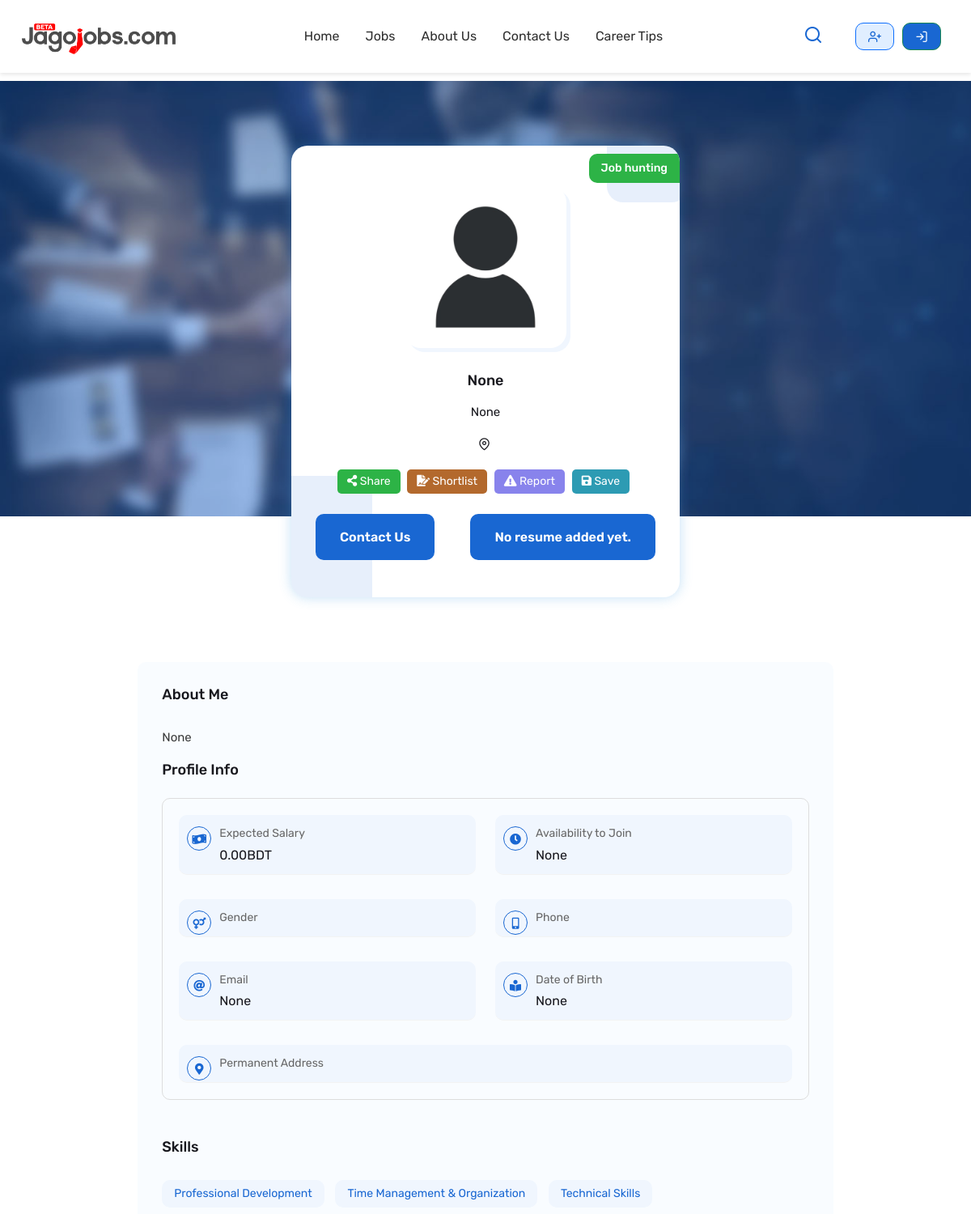
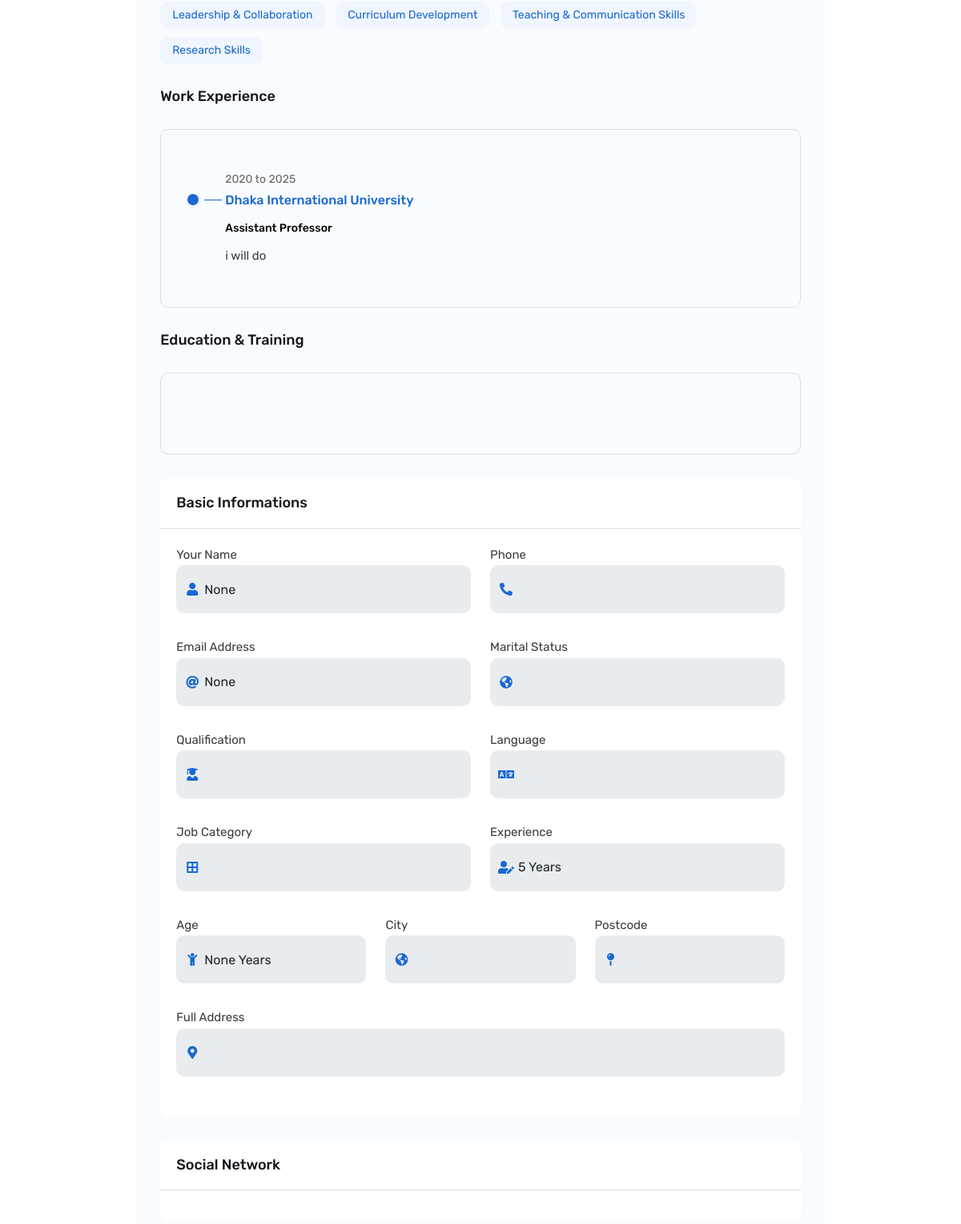
The app's page /employee/candidate/profile/20/ (upper part), older data (2 pictures, top to bottom).
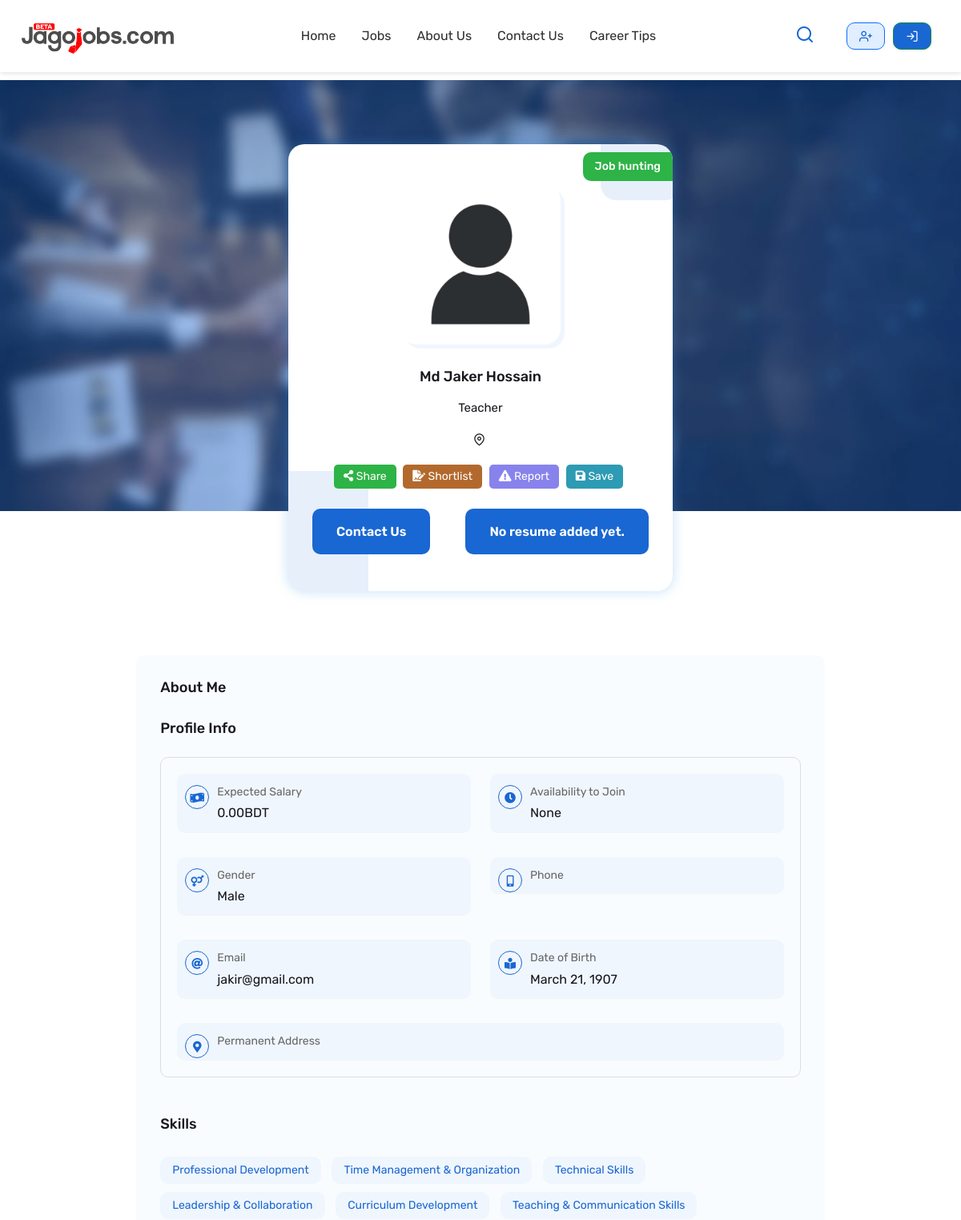
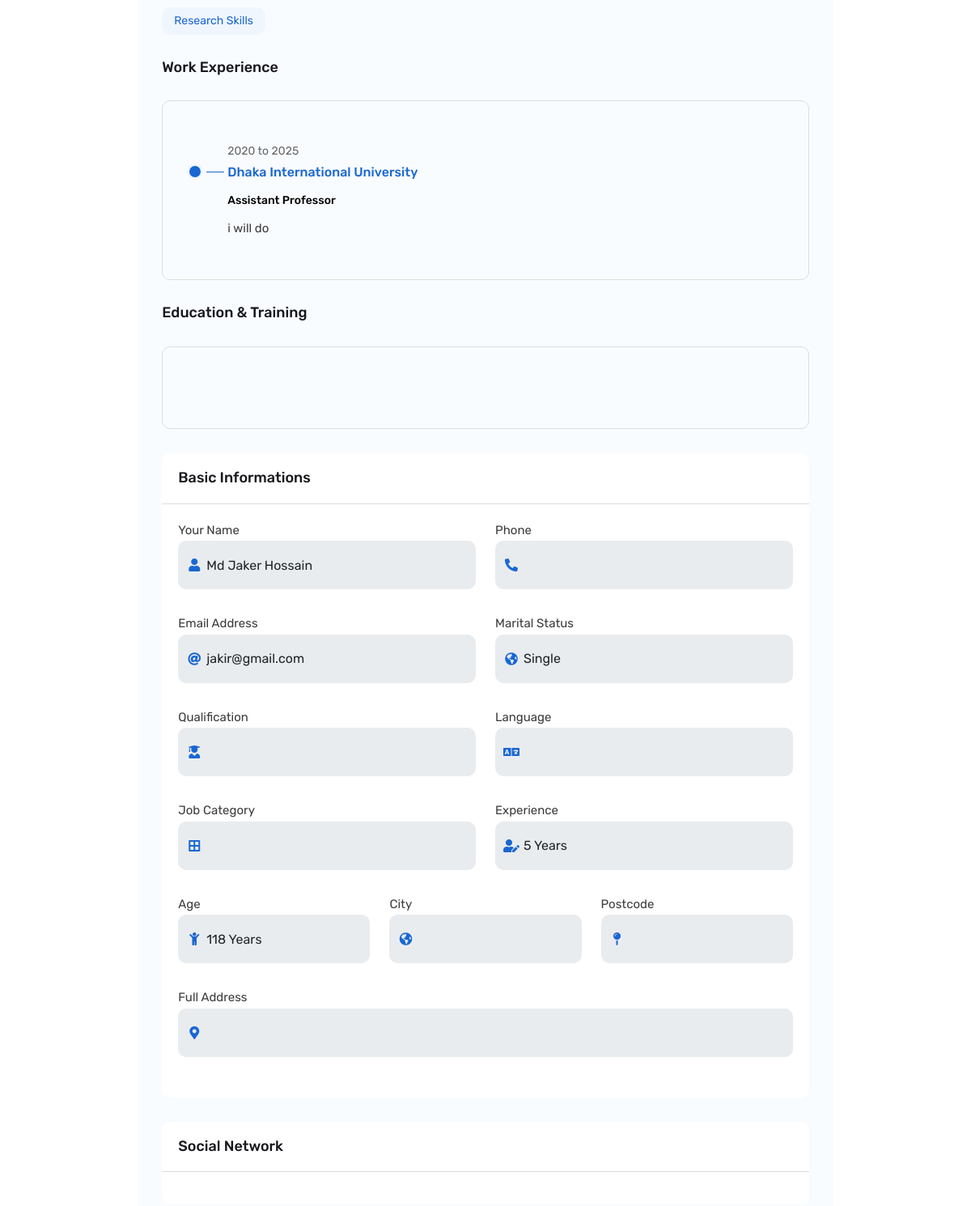
The same page, newer data (2 pictures, top to bottom).
### seeker/models.py (models this page shows, shortened)
class Resume(models.Model):
    user = models.OneToOneField(
    'accounts.CustomUser', on_delete=models.CASCADE, related_name='resume_profile', blank=True, null=True
    )
    date_of_birth = models.DateField(blank=True, null=True)
    GENDER_CHOICES = [
        ('Male', 'Male'),
        ('Female', 'Female'),
    ]
    gender = models.CharField(max_length=6, choices=GENDER_CHOICES, blank=True)
    MARITAL_STATUS_CHOICES = [
        ('Single', 'Single'),
        ('Married', 'Married'),
    ]
    marital_status = models.CharField(max_length=10, choices=MARITAL_STATUS_CHOICES, blank=True)
    passport_number = models.CharField(max_length=20, blank=True, null=True)
    languages = models.CharField(max_length=255, blank=True)
    permanent_address = models.TextField( blank=True)
    area_pin_code = models.CharField(max_length=10, blank=True)
    hometown = models.CharField(max_length=255, blank=True)
    email = models.EmailField( blank=True, null=True)
    phone_number = models.CharField(max_length=15, blank=True)
    desired_industry = models.ForeignKey(JobCategory, on_delete=models.CASCADE, related_name='job_posts', blank=True, null=True)
    desired_location = models.CharField(max_length=255, blank=True, null=True)
    functional_area = models.CharField(max_length=255, blank=True, null=True)
    JOB_TYPE_CHOICES = [
        ('Full Time', 'Full Time'), ('Part Time', 'Part Time'), ('Contractual', 'Contractual'), ('Internship', 'Internship')
    ]
    job_type = models.CharField(max_length=100, blank=True, choices=JOB_TYPE_CHOICES)
    expected_salary = models.DecimalField(max_digits=10, blank=True, decimal_places=2, default=0.0)
    availability_to_join = models.DateField( blank=True, null=True)
    profile_summary = models.TextField(blank=True, null=True)
    linkedin_profile = models.URLField(blank=True, null=True)
    github_profile = models.URLField(blank=True, null=True)
    portfolio_link = models.URLField(blank=True, null=True)
    name = models.CharField(max_length=255, blank=True, null=True, verbose_name="Full Name")
    title = models.CharField(max_length=255, blank=True, null=True, verbose_name="Professional Title")
    image = models.ImageField(upload_to='media/seeker_image/', blank=True, null=True, verbose_name="Seeker Image", default='media/default/default_logo.png')

### employee/views.py (the view)
# urls.py: path('candidate/profile/<int:user_id>/', views.view_profile, name='view_profile_public'),
def view_profile(request, user_id=None):
    if user_id:
        profile_user = get_object_or_404(SeekerProfile, user__id=user_id).user
    else:
        raise Http404("User not found.")
    profile = get_object_or_404(SeekerProfile, user=profile_user)
    print(profile)
    age = None
    if profile.my_resume.date_of_birth:
        today = date.today()
        age = today.year - profile.my_resume.date_of_birth.year - (
            (today.month, today.day) < (profile.my_resume.date_of_birth.month, profile.my_resume.date_of_birth.day)
        )
    educations = profile.my_resume.educations.all().order_by('-id')
    employments = profile.my_resume.employments.all().order_by('-id')
    skills = profile.my_resume.skills.all().order_by('-id')
    projects = profile.my_resume.projects.all().order_by('-id')
    certifications = profile.my_resume.certifications.all().order_by('-id')
    total_years_of_experience = sum([employment.duration() for employment in employments])
    template = 'job/seeker-profile.html'
    context = {
        'profile': profile,
        'resume': profile.my_resume,
        'educations': educations,
        'employments': employments,
        'skills': skills,
        'projects': projects,
        'certifications': certifications,
        'age': age,
        'total_years_of_experience': total_years_of_experience,
    }
    return render(request, template, context)

### accounts/context_processors.py (called while the page is built)
def user_role(request):
    if request.user.is_authenticated:
        return {'user_role': request.user.role}
    return {}

### accounts/models.py (called while the page is built)
    def __str__(self):
        return f"{self.user.username}'s Profile"

### seeker/models.py (called while the page is built)
    def duration(self):
        end = self.end_date if self.end_date else date.today()
        delta = end - self.start_date
        return delta.days // 365

### employee/templates/job/seeker-profile.html (shortened to what the changed rows need)
{% extends 'base.html' %}
{% load static %}
{% block body %}
        <div class="page-content">
            <div class="twm-candi-self-wrap-2 overlay-wraper" style="background-image:url('{% static "images/candidates/candidate-bg2.jpeg" %}');">
                <div class="container">
                    <div class="twm-candi-self-info-2">
                        <div class="twm-candi-self-top">
                            <div class="twm-media">
                                <img src="{{ resume.image.url }}" alt="#">
                            </div>
                            <div class="twm-mid-content">
                                <h4 class="twm-job-title">{{ resume.name }}</h4>
                                <p>{{ resume.title }}</p>
                                <p class="twm-candidate-address"><i class="feather-map-pin"></i>{{ resume.hometown }}</p>
                            </div>
                        </div>
                    </div>
                </div>
            </div>
                <div class="container">
                    <div class="row">
                        <div class="d-flex justify-content-center">
                        <div class="col-xl-9 col-lg-8 col-md-12 m-b30">
                            <div class="twm-right-section-panel site-bg-gray">
                                <h4 class="twm-s-title m-t0">About Me</h4>
                                    <p>{{ resume.profile_summary }}</p>
                                <div class="twm-s-info-wrap mb-5">
                                    <h4 class="section-head-small mb-4">Profile Info</h4>
                                    <div class="twm-s-info-4">
                                        <div class="row">
                                            <div class="col-md-6">
                                                <div class="twm-s-info-inner">
                                                    <i class="fas fa-money-bill-wave"></i>
                                                    <span class="twm-title">Expected Salary</span>
                                                    <div class="twm-s-info-discription">{{ resume.expected_salary }}BDT</div>
                                                </div>
                                            </div>
                                            <div class="col-md-6">
                                                <div class="twm-s-info-inner">
                                                    <i class="fas fa-clock"></i>
                                                    <span class="twm-title">Availability to Join</span>
                                                    <div class="twm-s-info-discription">{{ resume.availability_to_join }}</div>
                                                </div>
                                            </div>
                                            <div class="col-md-6">
                                                <div class="twm-s-info-inner">
                                                    <i class="fas fa-venus-mars"></i>
                                                    <span class="twm-title">Gender</span>
                                                    <div class="twm-s-info-discription">{{ resume.gender }}</div>
                                                </div>
                                            </div>
                                            <div class="col-md-6">
                                                <div class="twm-s-info-inner">
                                                    <i class="fas fa-at"></i>
                                                    <span class="twm-title">Email</span>
                                                    <div class="twm-s-info-discription">{{ resume.email }}</div>
                                                </div>
                                            </div>
                                            <div class="col-md-6">
                                                <div class="twm-s-info-inner">
                                                    <i class="fas fa-book-reader"></i>
                                                    <span class="twm-title">Date of Birth</span>
                                                    <div class="twm-s-info-discription">{{ resume.date_of_birth }}</div>
                                                </div>
                                            </div>
                                        </div>
                                    </div>
                                </div>
                                <h4 class="twm-s-title">Skills</h4>
                                    <div class="tw-sidebar-tags-wrap">
                                        <div class="tagcloud">
                                        </div>
                                    </div>
                                    <h4 class="twm-s-title">Work Experience</h4>
                                    <div class="twm-timing-list-wrap">
                                        {% for employment in employments %}
                                            <div class="twm-timing-list">
                                            </div>
                                        {% endfor %}
                                    </div>
                                    <h4 class="twm-s-title">Education & Training</h4>
                                    <div class="twm-timing-list-wrap">
                                    </div>
                                    <div class="panel panel-default">
                                        <div class="panel-heading wt-panel-heading p-a20">
                                        </div>
                                        <div class="panel-body wt-panel-body p-a20 m-b30">
                                            <div class="row">
                                                <div class="col-xl-6 col-lg-6 col-md-12">
                                                    <div class="form-group">
                                                        <div class="ls-inputicon-box">
                                                            <input class="form-control" name="company_name" type="text" value="{{ resume.name }}" readonly>
                                                            <i class="fs-input-icon fa fa-user"></i>
                                                        </div>
                                                    </div>
                                                </div>
                                                <div class="col-xl-6 col-lg-6 col-md-12">
                                                    <div class="form-group">
                                                        <div class="ls-inputicon-box">
                                                            <input class="form-control" name="company_Email" type="email" value="{{ resume.email }}" readonly>
                                                            <i class="fs-input-icon fas fa-at"></i>
                                                        </div>
                                                    </div>
                                                </div>
                                                <div class="col-xl-6 col-lg-6 col-md-12">
                                                    <div class="form-group">
                                                        <div class="ls-inputicon-box">
                                                            <input class="form-control" name="company_website" type="text" value="{{resume.marital_status }}" readonly>
                                                            <i class="fs-input-icon fa fa-globe-americas"></i>
                                                        </div>
                                                    </div>
                                                </div>
                                                <div class="col-xl-4 col-lg-12 col-md-12">
                                                    <div class="form-group city-outer-bx has-feedback">
                                                        <div class="ls-inputicon-box">
                                                            <input class="form-control" type="text" value="{{ age }} Years" placeholder="Age" readonly>
                                                            <i class="fs-input-icon fa fa-child"></i>
                                                        </div>
                                                    </div>
                                                </div>
                                            </div>
                                        </div>
                                    </div>
                                    <div class="panel panel-default">
                                        <div class="panel-heading wt-panel-heading p-a20">
                                        </div>
                                        <div class="panel-body wt-panel-body p-a20 m-b30">
                                        </div>
                                    </div>
                            </div>
                        </div> </div>
                    </div>
                </div>
        </div>
{% endblock %}

Row changes from the older to the newer data that the page shows:
changed Resume "None": name "None" → "Md Jaker Hossain"; title "None" → "Teacher"; gender (not shown) → "Male"; email "None" → "jakir@gmail.com"; date_of_birth "None" → "March 21, 1907"; company_name "None" → "Md Jaker Hossain"; company_Email "None" → "jakir@gmail.com"; company_website (not shown) → "Single"; profile_summary "None" → (not shown)
Text that changed along with them:
form field age: "None Years" → "118 Years"
